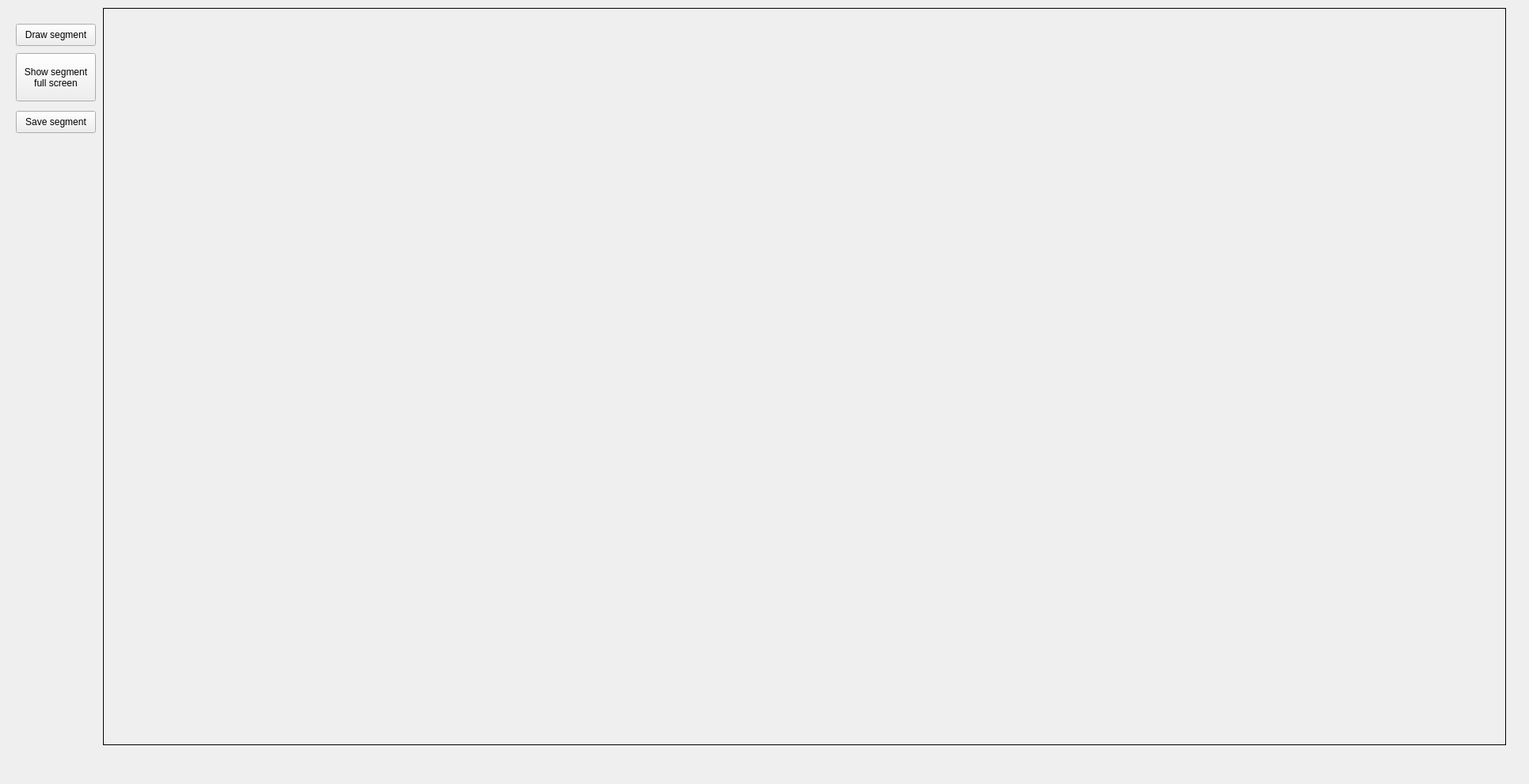
    <widget class="QWidget" name="tab_3">
     <attribute name="title">
      <string>Add segment manually</string>
     </attribute>
     <widget class="QPushButton" name="draw_segment_button">
      <property name="geometry">
       <rect>
        <x>20</x>
        <y>30</y>
        <width>101</width>
        <height>28</height>
       </rect>
      </property>
      <property name="toolTip">
       <string>&lt;html&gt;&lt;head/&gt;&lt;body&gt;&lt;p&gt;Draw counturs of a crack manually&lt;/p&gt;&lt;p&gt;Wheel mause to zoom in/out&lt;/p&gt;&lt;p&gt;LMB hold to draw&lt;/p&gt;&lt;p&gt;LMB release to fix contur part&lt;/p&gt;&lt;p&gt;RMB to erase previouse contur part&lt;/p&gt;&lt;/body&gt;&lt;/html&gt;</string>
      </property>
      <property name="toolTipDuration">
       <number>1000000000</number>
      </property>
      <property name="text">
       <string>Draw segment</string>
      </property>
     </widget>
     <widget class="QLabel" name="manual_segment_screen">
      <property name="geometry">
       <rect>
        <x>130</x>
        <y>10</y>
        <width>1771</width>
        <height>931</height>
       </rect>
      </property>
      <property name="frameShape">
       <enum>QFrame::Box</enum>
      </property>
      <property name="text">
       <string/>
      </property>
     </widget>
     <widget class="QPushButton" name="save_manuall_segment_button">
      <property name="geometry">
       <rect>
        <x>20</x>
        <y>140</y>
        <width>101</width>
        <height>28</height>
       </rect>
      </property>
      <property name="text">
       <string>Save segment</string>
      </property>
     </widget>
     <widget class="QPushButton" name="manual_segment_full_screen_button">
      <property name="geometry">
       <rect>
        <x>20</x>
        <y>67</y>
        <width>101</width>
        <height>61</height>
       </rect>
      </property>
      <property name="text">
       <string>Show segment 
full screen</string>
      </property>
     </widget>
     <widget class="QLabel" name="label_32">
      <property name="geometry">
       <rect>
        <x>0</x>
        <y>0</y>
        <width>1921</width>
        <height>981</height>
       </rect>
      </property>
      <property name="text">
       <string/>
      </property>
      <property name="textFormat">
       <enum>Qt::AutoText</enum>
      </property>
      <property name="pixmap">
       <pixmap>images/Picture.jpg</pixmap>
      </property>
      <property name="scaledContents">
       <bool>true</bool>
      </property>
     </widget>
     <zorder>label_32</zorder>
     <zorder>draw_segment_button</zorder>
     <zorder>manual_segment_screen</zorder>
     <zorder>save_manuall_segment_button</zorder>
     <zorder>manual_segment_full_screen_button</zorder>
    </widget>
